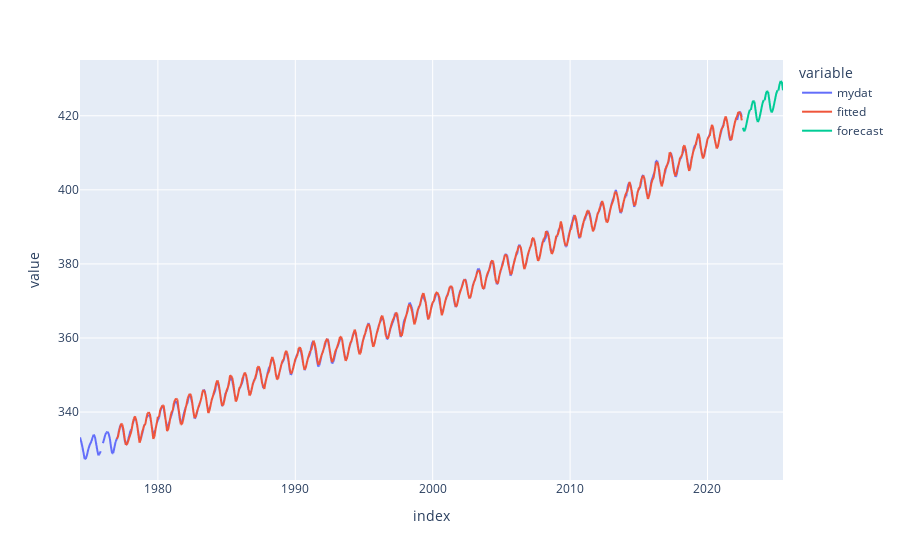

Notebook code for this chart:
### Markdown cell above
# Kaputte Daten weggeworfen

### Code cell
from statsmodels.tsa.api import ExponentialSmoothing
from sklearn.preprocessing import MinMaxScaler
dh = df_2.copy()

sc = MinMaxScaler(feature_range = (0.00001,1))
dh['scal'] = sc.fit_transform(dh)

dmodel = ExponentialSmoothing(dh["scal"], trend='add',  seasonal='add', use_boxcox=True,
                           seasonal_periods=12).fit()

dh['fitted'] = sc.inverse_transform([dmodel.fittedvalues.tolist()])[0,:]
dhfc = pd.DataFrame(dmodel.forecast(36))
dhfc['forecast'] = sc.inverse_transform([dhfc.iloc[:,0].tolist()])[0,:]

result = pd.concat([df["mydat"], dh["fitted"], dhfc['forecast']], axis=1)

plot = px.line(result)
plot.show()

### Figure 1 — Plotly figure (JSON) as saved in the notebook; plotly's stock layout.template omitted (floating-point values rounded to 4 significant figures; data arrays with more than 128 entries replaced by an {"elided": "..."} marker saying what was removed)
{"data": [{"hovertemplate": "variable=mydat<br>index=%{x}<br>value=%{y}<extra></extra>", "legendgroup": "mydat", "line": {"color": "#636efa", "dash": "solid"}, "marker": {"symbol": "circle"}, "mode": "lines", "name": "mydat", "showlegend": true, "type": "scattergl", "x": {"elided": "615 str values"}, "xaxis": "x", "y": {"elided": "615 float values"}, "yaxis": "y"}, {"hovertemplate": "variable=fitted<br>index=%{x}<br>value=%{y}<extra></extra>", "legendgroup": "fitted", "line": {"color": "#EF553B", "dash": "solid"}, "marker": {"symbol": "circle"}, "mode": "lines", "name": "fitted", "showlegend": true, "type": "scattergl", "x": {"elided": "615 str values"}, "xaxis": "x", "y": {"elided": "615 float values"}, "yaxis": "y"}, {"hovertemplate": "variable=forecast<br>index=%{x}<br>value=%{y}<extra></extra>", "legendgroup": "forecast", "line": {"color": "#00cc96", "dash": "solid"}, "marker": {"symbol": "circle"}, "mode": "lines", "name": "forecast", "showlegend": true, "type": "scattergl", "x": {"elided": "615 str values"}, "xaxis": "x", "y": {"elided": "615 float values"}, "yaxis": "y"}], "layout": {"legend": {"title": {"text": "variable"}, "tracegroupgap": 0}, "margin": {"t": 60}, "xaxis": {"anchor": "y", "domain": [0, 1], "title": {"text": "index"}}, "yaxis": {"anchor": "x", "domain": [0, 1], "title": {"text": "value"}}}}
